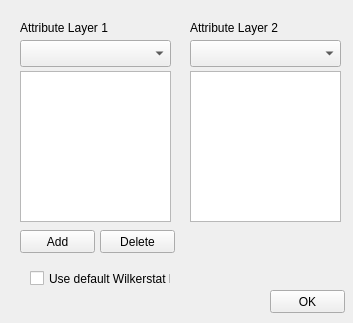
<?xml version="1.0" encoding="UTF-8"?>
<ui version="4.0">
 <class>Form</class>
 <widget class="QWidget" name="Form">
  <property name="geometry">
   <rect>
    <x>0</x>
    <y>0</y>
    <width>353</width>
    <height>323</height>
   </rect>
  </property>
  <property name="minimumSize">
   <size>
    <width>353</width>
    <height>323</height>
   </size>
  </property>
  <property name="maximumSize">
   <size>
    <width>353</width>
    <height>323</height>
   </size>
  </property>
  <property name="contextMenuPolicy">
   <enum>Qt::PreventContextMenu</enum>
  </property>
  <property name="windowTitle">
   <string>Form</string>
  </property>
  <widget class="QLabel" name="label">
   <property name="geometry">
    <rect>
     <x>20</x>
     <y>20</y>
     <width>131</width>
     <height>16</height>
    </rect>
   </property>
   <property name="text">
    <string>Attribute Layer 1</string>
   </property>
  </widget>
  <widget class="QLabel" name="label_2">
   <property name="geometry">
    <rect>
     <x>190</x>
     <y>20</y>
     <width>131</width>
     <height>16</height>
    </rect>
   </property>
   <property name="text">
    <string>Attribute Layer 2</string>
   </property>
  </widget>
  <widget class="QListWidget" name="layerListWidget">
   <property name="geometry">
    <rect>
     <x>20</x>
     <y>71</y>
     <width>151</width>
     <height>151</height>
    </rect>
   </property>
   <property name="selectionMode">
    <enum>QAbstractItemView::MultiSelection</enum>
   </property>
   <property name="sortingEnabled">
    <bool>false</bool>
   </property>
  </widget>
  <widget class="QListWidget" name="layer2ListWidget">
   <property name="geometry">
    <rect>
     <x>190</x>
     <y>71</y>
     <width>151</width>
     <height>151</height>
    </rect>
   </property>
   <property name="selectionMode">
    <enum>QAbstractItemView::MultiSelection</enum>
   </property>
   <property name="sortingEnabled">
    <bool>false</bool>
   </property>
  </widget>
  <widget class="QCheckBox" name="checkBox">
   <property name="geometry">
    <rect>
     <x>30</x>
     <y>270</y>
     <width>141</width>
     <height>17</height>
    </rect>
   </property>
   <property name="text">
    <string>Use default Wilkerstat PK</string>
   </property>
  </widget>
  <widget class="QPushButton" name="okPushButton">
   <property name="geometry">
    <rect>
     <x>270</x>
     <y>290</y>
     <width>75</width>
     <height>23</height>
    </rect>
   </property>
   <property name="text">
    <string>OK</string>
   </property>
  </widget>
  <widget class="QgsFieldComboBox" name="layerFieldCombo">
   <property name="geometry">
    <rect>
     <x>20</x>
     <y>40</y>
     <width>151</width>
     <height>27</height>
    </rect>
   </property>
  </widget>
  <widget class="QgsFieldComboBox" name="layer2FieldCombo">
   <property name="geometry">
    <rect>
     <x>190</x>
     <y>40</y>
     <width>151</width>
     <height>27</height>
    </rect>
   </property>
  </widget>
  <widget class="QPushButton" name="addBtn">
   <property name="geometry">
    <rect>
     <x>20</x>
     <y>230</y>
     <width>75</width>
     <height>23</height>
    </rect>
   </property>
   <property name="text">
    <string>Add</string>
   </property>
  </widget>
  <widget class="QPushButton" name="delBtn">
   <property name="geometry">
    <rect>
     <x>100</x>
     <y>230</y>
     <width>75</width>
     <height>23</height>
    </rect>
   </property>
   <property name="text">
    <string>Delete</string>
   </property>
  </widget>
 </widget>
 <customwidgets>
  <customwidget>
   <class>QgsFieldComboBox</class>
   <extends>QComboBox</extends>
   <header>qgsfieldcombobox.h</header>
  </customwidget>
 </customwidgets>
 <resources/>
 <connections/>
</ui>
